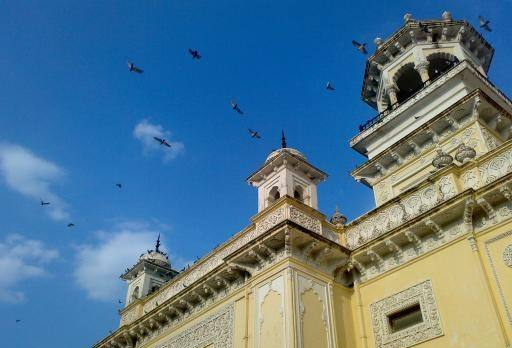
//> input picture corner_harris/1.jpg, 512 x 348 px
$ ./main   (built with g++ and OpenCV 4)
//> lines starting //> are read from the running program, lines starting //| are printed output that depends on the picture; after the words box and inside, x2 and y2 are one past the last pixel; in counts of white or black regions, pixels touching at a corner belong together
#include <opencv2/opencv.hpp>
#include <iostream>
using namespace std;
using namespace cv;

Mat src,gray_src;
int thresh = 130;
int max_count = 255;
void Harris_Demo(int, void*);
int main() {
	src = imread("D:/AAwork/VS Project/corner_harris/1.jpg");
//> src is the input picture: 348 rows x 512 cols, CV_8UC3; mean B, G, R 142.8, 120, 84.7
	if (src.empty()) {
		printf("could not load image...\n");
		return -1;
	}
	namedWindow("input image", WINDOW_AUTOSIZE);
	imshow("input image", src);

	namedWindow("output", WINDOW_AUTOSIZE);
	cvtColor(src, gray_src, COLOR_BGR2GRAY);
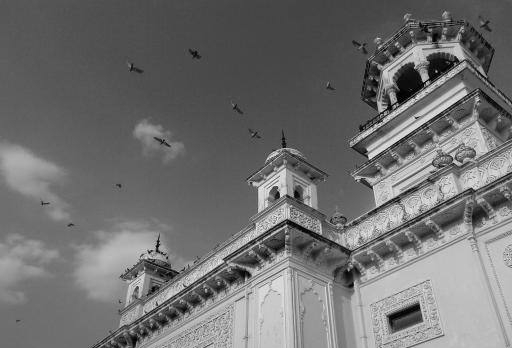
//> gray_src: 348 rows x 512 cols, CV_8UC1; min 0, max 249, mean 112.1
	createTrackbar("threshold:", "output", &thresh, max_count, Harris_Demo);
	Harris_Demo(0, 0);
	waitKey(0);
	return 0;
}

void Harris_Demo(int,void*) {
	Mat dst, norm_dst, normScaleDst;
	dst = Mat::zeros(gray_src.size(), CV_32FC1);

	int blocksize = 2;
	int ksize = 3;
	double k = 0.04;
	cornerHarris(gray_src, dst, blocksize, ksize, k, BORDER_DEFAULT);
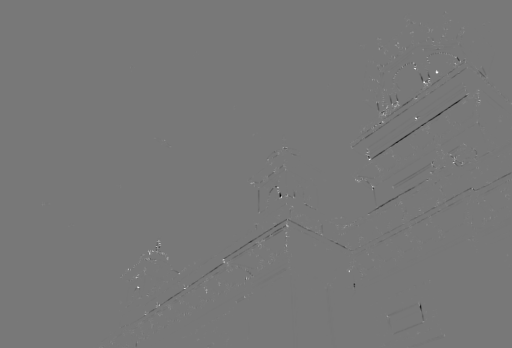
//> dst: 348 rows x 512 cols, CV_32FC1; min -0.00855, max 0.00958, mean -3.75e-06; drawn with min black and max white
	normalize(dst, norm_dst, 0, 255, NORM_MINMAX, CV_32FC1, Mat());//归一化
	convertScaleAbs(norm_dst, normScaleDst);

	Mat resultImg = src.clone();
	for (int row = 0; row < resultImg.rows; row++) {
		uchar* currentRow = normScaleDst.ptr(row);
		for (int col = 0; col < resultImg.cols; col++) {
			int value = (int)* currentRow;
			if (value > thresh) {
				circle(resultImg, Point(col, row), 1, Scalar(0, 0, 255), 2, 8, 0);
			}
			currentRow++;
		}
	}
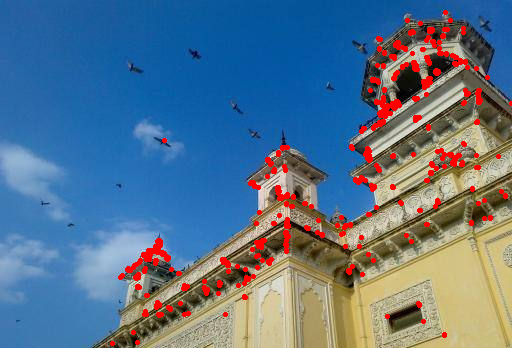
//> resultImg: 348 rows x 512 cols, CV_8UC3; 3.85% of pixels changed, all inside (x1, y1, x2, y2) = (110, 10, 512, 346)
	imshow("output", resultImg);
}
